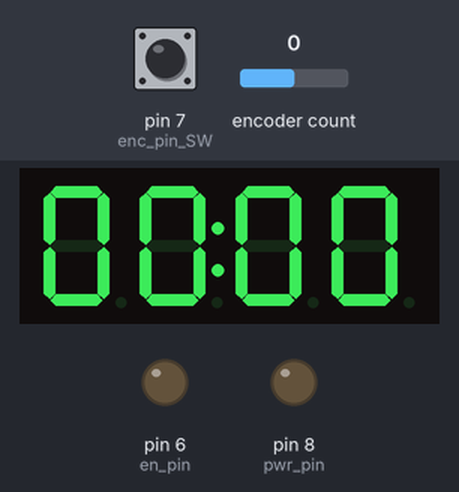
Bench run of a sketch on a simulated Arduino Uno, built with avr-gcc and run on an emulated ATmega328P. Parts: 4-digit seven-segment display, output pins drawn as LEDs (lit = HIGH). The test bench sets the inputs (shaded band); at power-on: encoder count 0, pin 7 (enc_pin_SW) HIGH. EEPROM starts erased.

Above: at 2.6 s.
2.7 s: encoder count set to 1
At 3.4 s:
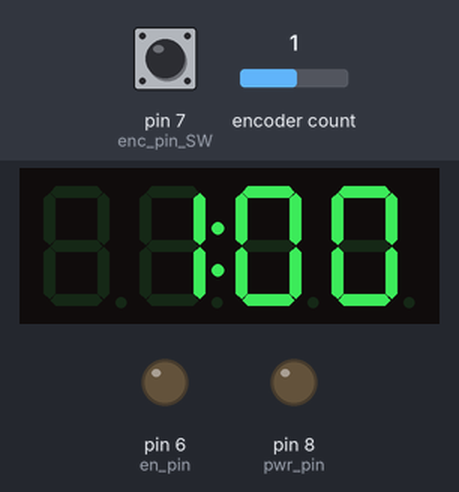
4.2 s: pin 7 (enc_pin_SW) pulled LOW for 0.15 s
At 5.8 s:
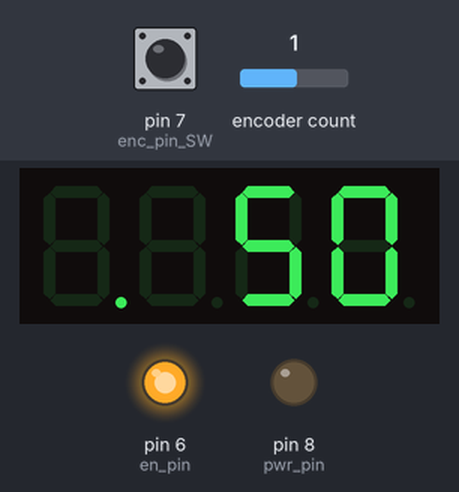
6.4 s: encoder count set to 2
At 7.6 s:
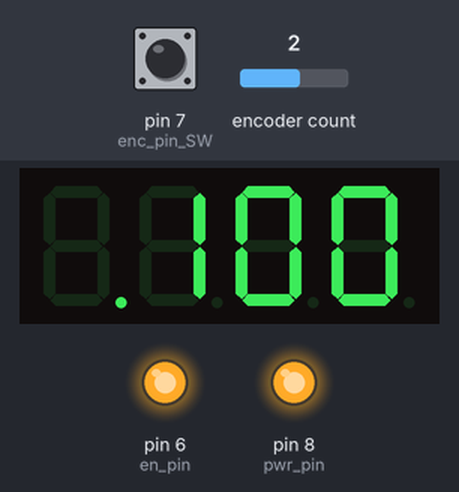
7.9 s: pin 7 (enc_pin_SW) pulled LOW for 1 s
At 9.68 s:
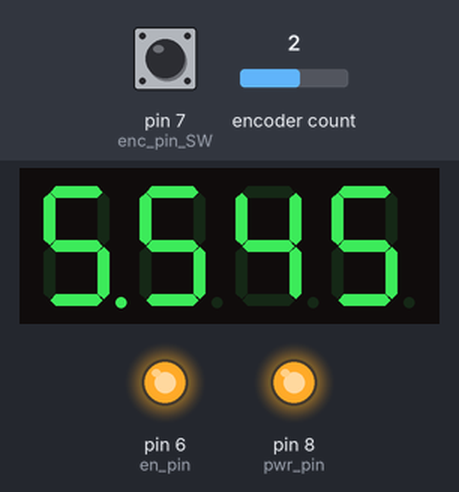
Timing chart, 0 to 11.2 s (numbered marks = the images above; inputs shaded):
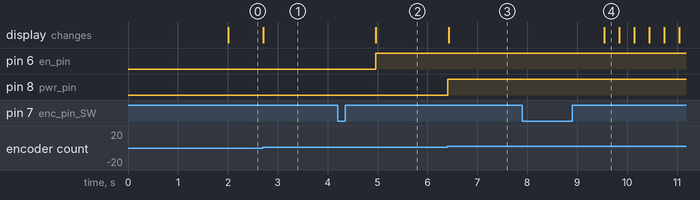

The sketch:

PowerLED-timer.ino
```cpp
#include <TM1637Display.h>                                            // https://github.com/avishorp/TM1637
#include <ClickEncoder.h>                                             // https://github.com/0xPIT/encoder/tree/arduino
#include <TimerOne.h>                                                 // https://playground.arduino.cc/Code/Timer1/
#include <EEPROM.h>

#define numberOfcentiSeconds( _time_ ) (( _time_ / 10 ) % 100 )       // amount of centiseconds
#define numberOfSeconds( _time_ ) (( _time_ / 1000 ) % 60 )           // amount of seconds
#define numberOfMinutes( _time_ ) ((( _time_ / 1000 ) / 60 ) % 60 )   // amount of minutes

#define config_version "v1"
#define config_start 16

#define LowLED
//#define HighLED

//#define DEBUG

#ifdef DEBUG
  #define DEBUG_PRINT(x)    Serial.print(x)
  #define DEBUG_PRINTLN(x)  Serial.println(x)
#else
  #define DEBUG_PRINT(x)
  #define DEBUG_PRINTLN(x)
#endif


const int enc_pin_A = 5;                                              // rotary encoder first data pin A at D5 pin
const int enc_pin_B = 4;                                              // rotary encoder second data pin B at D4 pin, if the encoder moved in the wrong direction, swap A and B
const int enc_pin_SW = 7;                                             // rotary encoder switch button at D7 pin
const int en_pin = 6;                                                 // LED mosfet enable at D6 pin

#ifdef LowLED
const int pwr_pin = 8;                                                // ledx12 power switch using relay at D8 pin
#endif

#ifdef HighLED
const int pwr_pin = 10;                                               // ledx18 power switch using relay at D10 pin
#endif

bool pwrset = false;                                                  // no power menu at start
bool colon = true;                                                    // timer colon active at start
bool done = true;
int PWR, lastPWR, timerMinutes, timerSeconds;
int16_t value, lastValue;
unsigned long colon_ms, timeLimit, timeRemaining, lastPWRTime, savemillis, himillis;

uint8_t save[] = {
  SEG_A|SEG_F|SEG_G|SEG_C|SEG_D,                                      // S
  SEG_A|SEG_B|SEG_F|SEG_G|SEG_E|SEG_C,                                // A
  SEG_F|SEG_E|SEG_C|SEG_D|SEG_B,                                      // V
  SEG_A|SEG_F|SEG_D|SEG_G|SEG_E,                                      // E
};

uint8_t hi[] = {
  0x00, 0x00,
  SEG_F|SEG_B|SEG_G|SEG_C|SEG_E,                                      // H
  SEG_B|SEG_C,                                                        // I
};


TM1637Display display( 2, 3 );                                        // TM1637 CLK connected to D2 and DIO to D3

ClickEncoder *encoder;


void timerIsr() {                                                     // encoder interupt service routine

  encoder -> service();

}

typedef struct {                                                      // settings to save in eeprom
    char version[3];
    int timerMinutes;
    int PWR;

} settings;


settings cfg = {
     config_version,
     15,                                                              // int timerMinutes
     50                                                               // int PWR
};


bool loadConfig() {

  if (EEPROM.read( config_start + 0 ) == config_version[0] &&
      EEPROM.read( config_start + 1 ) == config_version[1] ){

    for (int i = 0; i < sizeof( cfg ); i++ ){
      *(( char* )&cfg + i) = EEPROM.read( config_start + i );
    }
    DEBUG_PRINTLN( "configuration loaded:" );
    DEBUG_PRINTLN( cfg.version );

    timerMinutes = cfg.timerMinutes;
    PWR = cfg.PWR;
    return true;

  }
  return false;

}


void saveConfig() {
  for ( int i = 0; i < sizeof( cfg ); i++ )
    EEPROM.write( config_start + i, *(( char* )&cfg + i ));
    DEBUG_PRINTLN( "configuration saved" );
}


void setup() {

  Serial.begin( 115200 );                                             // serial for debug

  display.setBrightness( 0x04 );                                      // min brightness, to reduce LM1117-5V current and overheating, maximum is 7

  encoder = new ClickEncoder( enc_pin_A, enc_pin_B, enc_pin_SW, 4 );  // rotary encoder init, last value is encoder steps per notch

  Timer1.initialize( 1000 );                                          // set the timer period in us, 1ms
  Timer1.attachInterrupt( timerIsr );                                 // attach the service routine

  pinMode( en_pin, OUTPUT );
  pinMode( pwr_pin, OUTPUT );
  digitalWrite(en_pin, LOW);
  digitalWrite(pwr_pin, LOW);
  lastValue = 0;
  PWR = 50;                                                           // 50% LED power as default
  colon_ms = millis();
  savemillis = -2000;
  himillis = 0;
  if ( !loadConfig() ) {                                              // checking and loading configuration
    DEBUG_PRINTLN( "configuration not loaded!" );
    saveConfig();                                                     // default values if no config
  }

}


void menuTimer() {

   unsigned long runTime;
   timeLimit = 0;

   while  ( done && !pwrset )  {
      value += encoder -> getValue();
            if ( value > lastValue ) {
              timerMinutes++;                                         // one rotary step is 1 minute
              if ( timerMinutes >= 60 ) {
                timerMinutes = 60;
                 timerSeconds = 0;                                    // max 60 minutes
              }
            }
            else if ( value < lastValue ) {
             if (timerMinutes > 0 ) {
                timerMinutes--;
                 timerSeconds = 0;

              }
            }
            if ( value != lastValue ) {
              lastValue = value;
              DEBUG_PRINT( "Encoder value: " );
              DEBUG_PRINTLN( value );
            }

    if ( millis() - himillis < 2000 )                                 // say HI at power on
      display.setSegments( hi, 4, 0 );

    else if ( millis() - savemillis < 2000 )                          // show SAVE if saving config to eeprom
      display.setSegments( save, 4, 0 );

    else                                                              // display time to countdown, leading zeros active if no hours, colon active
      display.showNumberDecEx( timeToInteger( timerMinutes, timerSeconds ), 0x80 >> true , timerMinutes == 0 );

    buttonCheck();                                                    // check if rotary encoder button pressed

  }

  runTime = millis();                                                 // 1000 ms = 1s, so 1 minute is 60000 ms, and 1 hour is 3600000 ms
  timeLimit = timerMinutes * 60000 + timerSeconds * 1000 + runTime;   // add the runtime until timer starts to timeLimit, limit is compared with mcu millis in main loop

}


void menuPWR()  {

  value += encoder -> getValue();
    if ( value > lastValue )
        PWR = 100;                                                    // max LED power 100%
    if ( value < lastValue )
        PWR = 50;                                                     // min LED power 50%

    if ( lastPWR != PWR ) {
        DEBUG_PRINT( "PWR value: " );
        DEBUG_PRINTLN( PWR );
          if  (PWR == 50)                                             // 50% is for 350mA current, 100% is for 700mA
          digitalWrite( pwr_pin, LOW );
          else if  (PWR == 100)
          digitalWrite( pwr_pin, HIGH );
     }

     lastPWR = PWR;

     if ( value != lastValue ) lastValue = value;

     if ( millis() - lastPWRTime > 20000 )  {                         // after 20s inactivity in rmp set menu, comeback to countdown
         pwrset = false;
         done = false;
         DEBUG_PRINTLN( "Back to countdown" );

  }

  display.showNumberDecEx( PWR, 0x80 >> false , false );              // show power value, no colon, no leading zeros

  buttonCheck();                                                      // check rotary encoder button
  timeCheck();                                                        // check timer if finished

}


void countdown() {

  int n_centisec = numberOfcentiSeconds( timeRemaining );             // amount of centiseconds in remaining time
  int n_seconds = numberOfSeconds( timeRemaining );                   // amount of seconds in remaining time
  int n_minutes = numberOfMinutes( timeRemaining );                   // amount of minutes in remaining time


   if (( millis() - colon_ms ) >= 500 ) {                             // colon is blinking with about 0.5s period
        colon_ms = millis();
        colon =! colon;
        if ( colon ) {                                                // print timer countdown with about 1s period
          if ( n_minutes )  {
            DEBUG_PRINT( n_minutes );
            DEBUG_PRINT( " Minutes " );
          }
          if ( n_seconds )  {
            DEBUG_PRINT( n_seconds );
            DEBUG_PRINTLN( " Seconds" );
          }
        }
   }

   if ( n_minutes <= 0 ) {                                            // show seconds and centiseconds if no minutes left
       n_minutes = n_seconds;
       n_seconds = n_centisec;
   }
                                                                      // show time, minutes in first two positions, with colon and leading zeros enabled

   display.showNumberDecEx( timeToInteger( n_minutes, n_seconds ), 0x80 >> colon, n_minutes == 0 );

   buttonCheck();                                                     // check rotary encoder button
   timeCheck();                                                       // check timer if finished

}


int timeToInteger( int _minutes, int _seconds ) {

  int result = 0;
  result += _minutes * 100;
  result += _seconds;

  return result;

}


void buttonCheck() {

 ClickEncoder::Button b = encoder -> getButton();
   if ( b != ClickEncoder::Open ) {
      DEBUG_PRINT( "Button: " );

      #define VERBOSECASE( label ) case label: Serial.println( #label ); break;

      switch ( b ) {
         VERBOSECASE( ClickEncoder::Pressed );
         VERBOSECASE( ClickEncoder::Released )

       case ClickEncoder::Clicked:
         DEBUG_PRINTLN( "ClickEncoder::Clicked" );
         if ( !isTimerFinished() )  {                                 // can't set power or start countdown if timer not set (00:00)
            if ( !pwrset )  {                                         // set led power, 50% is for 350mA current, 100% is for 700mA

                digitalWrite(en_pin, HIGH);

                if  (PWR == 50) {
                  digitalWrite( pwr_pin, LOW );
                }
                else if  (PWR == 100) {
                  digitalWrite( pwr_pin, HIGH );
                }
                pwrset = true;
                DEBUG_PRINTLN( "PWR set" );
            }
            else {                                                    // start or go back to countdown if pwr set
              done = false;
              pwrset = false;
              DEBUG_PRINTLN( "Countdown" );
            }
         }
       break;

       case ClickEncoder::Held:                                       // timer reset if rotary encoder button held for about 2s
         DEBUG_PRINTLN( "ClickEncoder::Held" );
         if ( !done ) timerFinished();
       break;

        case ClickEncoder::DoubleClicked:                             // save config if rotary encoder button double clicked
         DEBUG_PRINTLN( "ClickEncoder::DoubleClicked" );
          if ( done && !isTimerFinished() ) {
            cfg.timerMinutes = timerMinutes;
            cfg.PWR = PWR;
            saveConfig();
            savemillis = millis();                                    // time marker used to show SAVE on display - menuTimer()
          }
       break;

      }
   }
}


void timeCheck() {

  timeRemaining = timeLimit - millis();                               // calculate time remaining

  if ( timeRemaining < 500 ) timerFinished();                         // timer reset if coundown finished

}


bool isTimerFinished() {

  return timerMinutes == 0 && timerSeconds == 0;

}


void timerFinished()  {
                                                                      // timer reset, turn off LED
  timerMinutes = 0;
  timerSeconds = 0;
  value = encoder -> getValue();
  lastValue = value;                                                  // set last encoder value
  pwrset = false;
  done = true;
  digitalWrite( en_pin, LOW );
  digitalWrite( pwr_pin, LOW );
  DEBUG_PRINTLN( "Timer finished" );

}


void loop() {

  if ( !pwrset ) {
    if ( done ) menuTimer();
    else countdown();
	lastPWRTime = millis();
  }
  else
    menuPWR();

}
```

Measured:
- after the input at 2.7 s, the display: changes at once (image 1)
- after the input at 4.2 s, pin 6 (en_pin): LOW → HIGH after 0.77 s; the display: changes after 0.77 s (image 2)
- after the input at 6.4 s, pin 8 (pwr_pin): LOW → HIGH at once; the display: changes at once (image 3)
- after the input at 7.9 s, the display: changes after 1.6 s (image 4)
